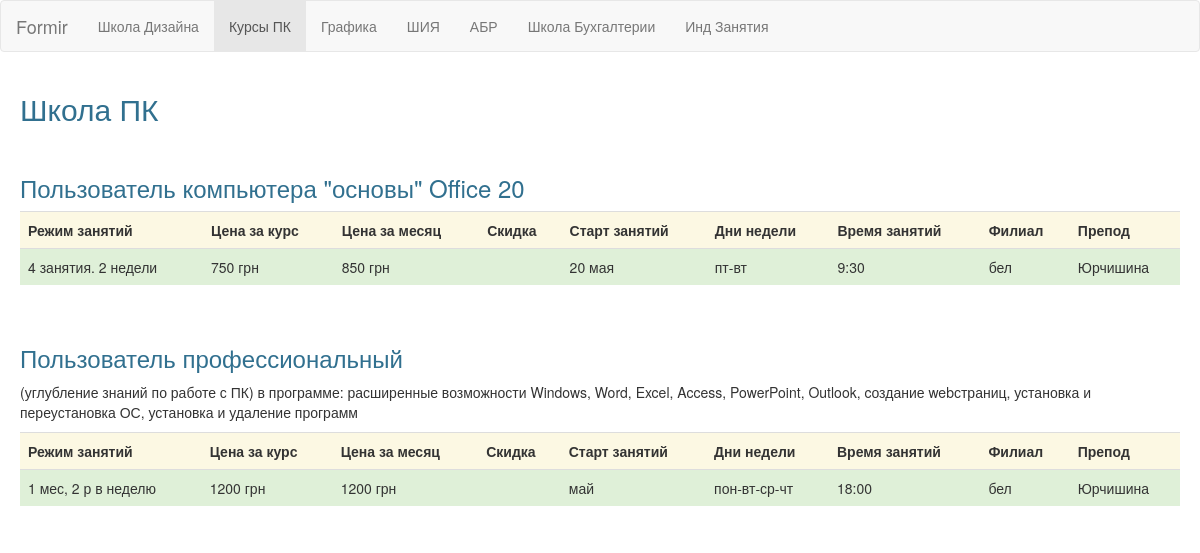
The page /pcshool/ on the database its author committed.
### pcshool/models.py (models this page shows, shortened)
class PCShoolMain(models.Model):
	name_course = models.CharField(verbose_name='название курса', max_length=255)
	description = models.TextField(verbose_name='развернутое описание', null=True, blank=True)
	titles = models.ManyToManyField(PCShoolDet, verbose_name='название и описание', blank=True)
	class Meta:
		verbose_name_plural = "Курсы ПК"

class PCShoolDet(models.Model):
	duration_cours = models.CharField(verbose_name='продолжительность курса', max_length=100, null=True, blank=True)
	price = models.IntegerField(verbose_name='цена за курс', null=True, blank=True)
	price_month = models.IntegerField(verbose_name='цена за месяц', null=True, blank=True)
	sale = models.CharField(verbose_name='скидка', max_length=20, null=True, blank=True)
	begin_course = models.CharField(verbose_name='начало занятий', max_length=255, null=True, blank=True)
	day_lesson = models.CharField(verbose_name='дни недели', max_length=20, null=True, blank=True)
	time_lesson = models.CharField(verbose_name='время начала занятий', max_length=5, null=True, blank=True,
		choices=(('9:30','9:30'),('10:00','10:00'),('12:00','12:00'),('12:30','12:30'),('13:00','13:00'),
			('15:00','15:00'),('15:30','15:30'),('16:00','16:00'),('18:00','18:00'),('18:30','18:30')))
	place_course = models.CharField(verbose_name='филиал', max_length=255, null=True, blank=True)
	coach = models.ForeignKey(Coach, verbose_name='препод', null=True, blank=True)
	class Meta:
		verbose_name_plural = ""

### coaches/models.py (models this page shows)
class Coach(models.Model):
	name = models.CharField(max_length=20)
	surname = models.CharField(max_length=20)
	phone = models.CharField(max_length=20, null=True, blank=True)
	description = models.TextField(null=True, blank=True)
	def __str__(self):
		return self.surname
	class Meta:
		verbose_name_plural = "Преподы"

### pcshool/views.py (the view)
def det(request):
	zagl = PCShoolMain.objects.all()
	return render(request, 'pcshool/detail.html', {'det':det, 'zagl':zagl})

### templates/pcshool/detail.html (shortened to what this page needs)
{% extends "base.html" %}
{% block naw_class_PK%}active{% endblock %}
{% block zagl %}Школа ПК{% endblock zagl %}

### templates/base.html (shortened to what this page needs)
<!DOCTYPE html>
{% load staticfiles %}
<html lang="en">
  <head>
    <link href="{% static '/static/css/style.css' %}" rel="stylesheet">
  </head>
  <body>
<nav class="navbar navbar-default" role="navigation">
  <div class="container-fluid">
    <div class="navbar-header">
      <a class="navbar-brand" href="{% url 'index' %}">Formir</a>
    </div>
    <div class="collapse navbar-collapse" id="bs-example-navbar-collapse-1">
      <ul class="nav navbar-nav">
        <li class="{% block naw_class_shk_d %}{% endblock %}"><a href="{% url 'designshool' %}">Школа Дизайна</a></li>
        <li class="{% block naw_class_PK %}{% endblock %}"><a href="{% url 'pcshool' %}">Курсы ПК</a></li>
        <li class="{% block naw_class_Graph %}{% endblock %}"><a href="{% url 'graphshool' %}">Графика</a></li>
        <li class="{% block naw_class_Shiya %}{% endblock %}"><a href="{% url 'langshool' %}">ШИЯ</a></li>
        <li class="{% block naw_class_ABR %}{% endblock %}"><a href="{% url 'abrshool' %}">АБР</a></li>
        <li class="{% block naw_class_Buh %}{% endblock %}"><a href="{% url 'buhshool' %}">Школа Бухгалтерии</a></li>
        <li class="{% block naw_class_Ind_z %}{% endblock %}"><a href="{% url 'indshool' %}">Инд Занятия</a></li>
      </ul>
    </div>
  </div>
</nav>
<div class="container">
<h2 class="text-info"> {% block zagl %}{% endblock zagl %} </h2>
{% for s in zagl %}
<table class ="table table-striped"><br>
	<h3 class="text-info">{{s.name_course}}</h3>
	<p>{{s.description|safe}}</p>
	<th class="bg-warning">Режим занятий</th>
	<th class="bg-warning">Цена за курс</th>
	<th class="bg-warning">Цена за месяц</th>
	<th class="bg-warning">Скидка</th>
	<th class="bg-warning">Старт занятий</th>
	<th class="bg-warning">Дни недели</th>
	<th class="bg-warning">Время занятий</th>
	<th class="bg-warning">Филиал</th>
	<th class="bg-warning">Препод</th>
	{% for a in s.titles.all %}
	<tr class="bg-success">
		<td >{{a.duration_cours}}</td>
		<td>{{a.price}} грн</td>
		<td>{{a.price_month}} грн</td>
		<td>{{a.sale}}</td>
		<td>{{a.begin_course}}</td>
		<td>{{a.day_lesson}}</td>
		<td>{{a.time_lesson}}</td>
		<td>{{a.place_course}}</td>
		<td>{{a.coach}}</td>
	</tr>
    {% endfor %}
</table>
{% endfor %}
	</div>
  </body>
</html>

### rows shown on the page
PCShoolMain: name_course "Пользователь компьютера \"основы\" Office 20"
PCShoolDet: duration_cours "4 занятия. 2 недели", price "750", price_month "850", begin_course "20 мая", day_lesson "пт-вт", time_lesson "9:30", place_course "бел", coach "Юрчишина"
PCShoolMain: name_course "Пользователь профессиональный", description "(углубление знаний по работе с ПК) в программе: расширенные возможности Windows, Word, Excel, Access, PowerPoint, Outlook, cоздание webстраниц, установка и переустановка ОС, установка и удаление программ"
PCShoolDet: duration_cours "1 мес, 2 р в неделю", price "1200", price_month "1200", begin_course "май", day_lesson "пон-вт-ср-чт", time_lesson "18:00", place_course "бел", coach "Юрчишина"
